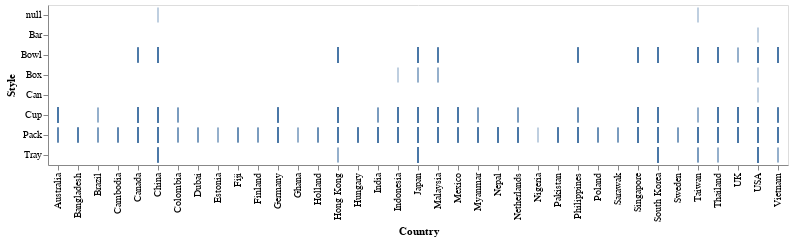

Here is the notebook cell this chart was saved with:
### Code cell
alt.Chart(df).mark_tick().encode(
    x='Country',
    y='Style',
    
)

### Figure 1 — Vega-Lite specification as saved in the notebook (floating-point values rounded to 4 significant figures; data arrays with more than 128 entries replaced by an {"elided": "..."} marker saying what was removed)
{"config": {"view": {"continuousWidth": 400, "continuousHeight": 300}}, "data": {"name": "data-982b8952875c410d0c1a6d53a25207a4"}, "mark": "tick", "encoding": {"x": {"field": "Country", "type": "nominal"}, "y": {"field": "Style", "type": "nominal"}}, "$schema": "https://vega.github.io/schema/vega-lite/v4.17.0.json", "datasets": {"data-982b8952875c410d0c1a6d53a25207a4": {"elided": "2580 records"}}}
